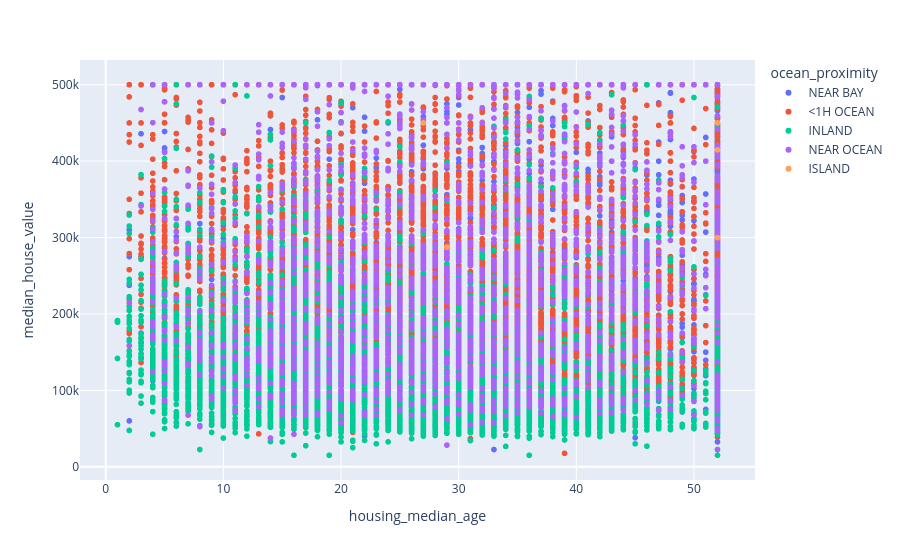

Notebook cell for this chart:
### Markdown cell above
## Multivariate Analysis

### Code cell
fig = px.scatter(data, x='housing_median_age', y='median_house_value', color='ocean_proximity')
fig.show()

### Figure 1 — Plotly figure (JSON) as saved in the notebook; plotly's stock layout.template omitted (floating-point values rounded to 4 significant figures; data arrays with more than 128 entries replaced by an {"elided": "..."} marker saying what was removed)
{"data": [{"hovertemplate": "ocean_proximity=NEAR BAY<br>housing_median_age=%{x}<br>median_house_value=%{y}<extra></extra>", "legendgroup": "NEAR BAY", "marker": {"color": "#636efa", "symbol": "circle"}, "mode": "markers", "name": "NEAR BAY", "showlegend": true, "type": "scattergl", "x": {"elided": "2290 float values"}, "xaxis": "x", "y": {"elided": "2290 float values"}, "yaxis": "y"}, {"hovertemplate": "ocean_proximity=<1H OCEAN<br>housing_median_age=%{x}<br>median_house_value=%{y}<extra></extra>", "legendgroup": "<1H OCEAN", "marker": {"color": "#EF553B", "symbol": "circle"}, "mode": "markers", "name": "<1H OCEAN", "showlegend": true, "type": "scattergl", "x": {"elided": "9136 float values"}, "xaxis": "x", "y": {"elided": "9136 float values"}, "yaxis": "y"}, {"hovertemplate": "ocean_proximity=INLAND<br>housing_median_age=%{x}<br>median_house_value=%{y}<extra></extra>", "legendgroup": "INLAND", "marker": {"color": "#00cc96", "symbol": "circle"}, "mode": "markers", "name": "INLAND", "showlegend": true, "type": "scattergl", "x": {"elided": "6551 float values"}, "xaxis": "x", "y": {"elided": "6551 float values"}, "yaxis": "y"}, {"hovertemplate": "ocean_proximity=NEAR OCEAN<br>housing_median_age=%{x}<br>median_house_value=%{y}<extra></extra>", "legendgroup": "NEAR OCEAN", "marker": {"color": "#ab63fa", "symbol": "circle"}, "mode": "markers", "name": "NEAR OCEAN", "showlegend": true, "type": "scattergl", "x": {"elided": "2658 float values"}, "xaxis": "x", "y": {"elided": "2658 float values"}, "yaxis": "y"}, {"hovertemplate": "ocean_proximity=ISLAND<br>housing_median_age=%{x}<br>median_house_value=%{y}<extra></extra>", "legendgroup": "ISLAND", "marker": {"color": "#FFA15A", "symbol": "circle"}, "mode": "markers", "name": "ISLAND", "showlegend": true, "type": "scattergl", "x": [27.0, 52.0, 52.0, 52.0, 29.0], "xaxis": "x", "y": [450000.0, 414700.0, 300000.0, 450000.0, 287500.0], "yaxis": "y"}], "layout": {"legend": {"title": {"text": "ocean_proximity"}, "tracegroupgap": 0}, "margin": {"t": 60}, "xaxis": {"anchor": "y", "domain": [0, 1], "title": {"text": "housing_median_age"}}, "yaxis": {"anchor": "x", "domain": [0, 1], "title": {"text": "median_house_value"}}}}
